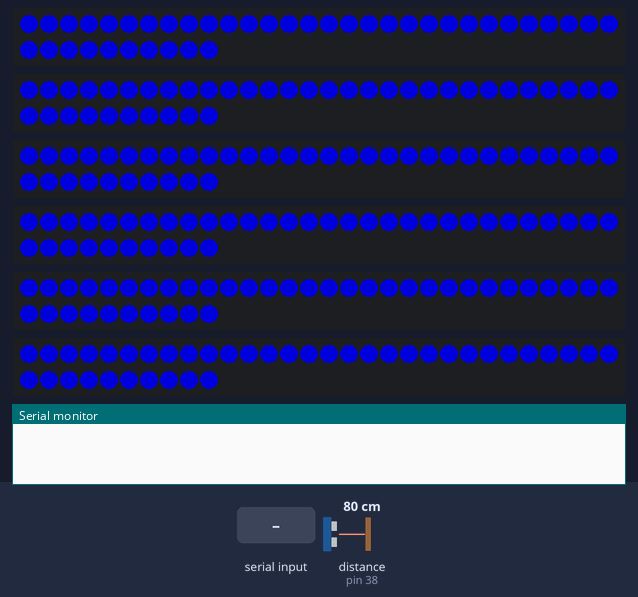
The sketch below on a simulated Arduino Mega 2560, built with avr-gcc and run on an emulated ATmega2560. Parts: 6 × 40 RGB LEDs in strip order, left to right, continuing on the next row, the last lines printed to the serial monitor. The inputs (shaded band) are chosen by the test bench; at power-on: distance to the obstacle (sensor on pin 38) 80 cm. Dim RGB values are drawn brighter than linear; random numbers use the default seed unless the sketch sets one.

Above: at 2.1 s.
2.2 s: "8\n" received over the second serial link
At 3.2 s:
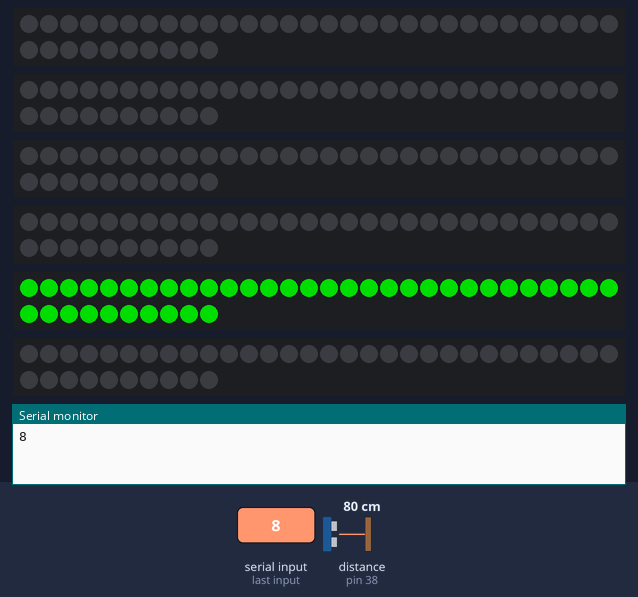
4.1 s: "3\n" received over the second serial link
At 5.4 s:
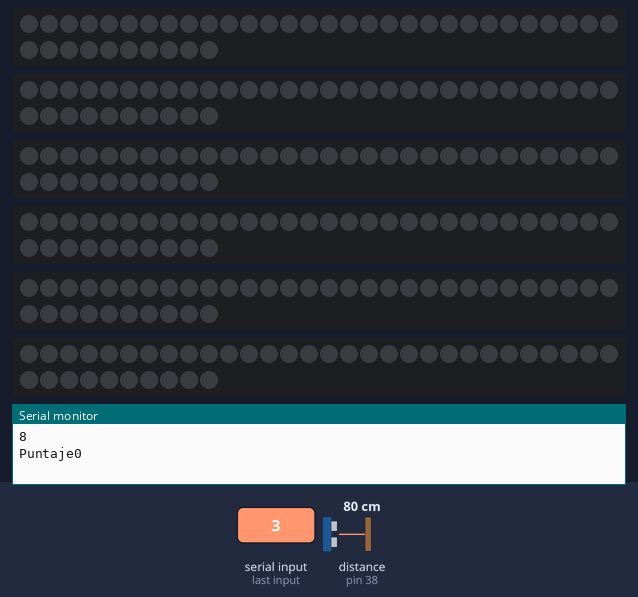
Timing chart, 0 to 7.1 s (numbered marks = the images above; inputs shaded):
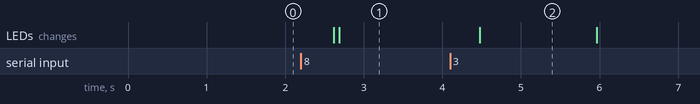

Measured:
- after the input at 2.2 s, the LEDs: first change after 0.42 s (image 1 shows a later state)
- after the input at 4.1 s, the LEDs: change after 0.38 s (image 2)
- what the display in image 2 shows lasts 1.5 s, from 4.5 s to 6.0 s

The sketch:

aros_valen.ino
```cpp
#include <NewPing.h>
#include <TimerOne.h>
#include <Adafruit_NeoPixel.h>


// ESTADOS

int state;
#define WAITING_SERIAL 0
#define START_GAME 1
#define GAME 2
#define END_GAME 3

// NEOPIXELS

#define NP_PIN_1 23
#define NP_PIN_2 25
#define NP_PIN_3 27
#define NP_PIN_4 29
#define NP_PIN_5 31
#define NP_PIN_6 33

#define PIXELS_NUM 40
#define STICK_NUM 6

Adafruit_NeoPixel pixels[STICK_NUM] = {
  Adafruit_NeoPixel(PIXELS_NUM, NP_PIN_1, NEO_GRB + NEO_KHZ800),
  Adafruit_NeoPixel(PIXELS_NUM, NP_PIN_2, NEO_GRB + NEO_KHZ800),
  Adafruit_NeoPixel(PIXELS_NUM, NP_PIN_3, NEO_GRB + NEO_KHZ800),
  Adafruit_NeoPixel(PIXELS_NUM, NP_PIN_4, NEO_GRB + NEO_KHZ800),
  Adafruit_NeoPixel(PIXELS_NUM, NP_PIN_5, NEO_GRB + NEO_KHZ800),
  Adafruit_NeoPixel(PIXELS_NUM, NP_PIN_6, NEO_GRB + NEO_KHZ800)
};

// ULTRASONIDOS

#define US_PIN_1 22
#define US_PIN_2 24
#define US_PIN_3 26
#define US_PIN_4 28
#define US_PIN_5 30
#define US_PIN_6 32
#define US_PIN_7 34
#define US_PIN_8 36
#define US_PIN_9 38
#define US_PIN_10 40
#define US_PIN_11 42
#define US_PIN_12 44

#define MAX_DISTANCE 200
#define SONAR_NUM 12

unsigned int measures[SONAR_NUM];
unsigned int flags[SONAR_NUM];


int medicion;

int estado = 0;
int z = 1;

int puntaje = 0;
int tiempoAnterior;
int randomSelect;

unsigned long timer_1 = 0;

NewPing sonar[SONAR_NUM] = {  // AGREGAR
  NewPing(US_PIN_1, US_PIN_1, MAX_DISTANCE),
  NewPing(US_PIN_2, US_PIN_2, MAX_DISTANCE),
  NewPing(US_PIN_3, US_PIN_3, MAX_DISTANCE),
  NewPing(US_PIN_4, US_PIN_4, MAX_DISTANCE),
  NewPing(US_PIN_5, US_PIN_5, MAX_DISTANCE),
  NewPing(US_PIN_6, US_PIN_6, MAX_DISTANCE),
  NewPing(US_PIN_7, US_PIN_7, MAX_DISTANCE),
  NewPing(US_PIN_8, US_PIN_8, MAX_DISTANCE),
  NewPing(US_PIN_9, US_PIN_9, MAX_DISTANCE),
  NewPing(US_PIN_10, US_PIN_10, MAX_DISTANCE),
  NewPing(US_PIN_11, US_PIN_11, MAX_DISTANCE),
  NewPing(US_PIN_12, US_PIN_12, MAX_DISTANCE)
};

void setup() {
  Serial.begin(9600);
  Serial3.begin(9600);

  randomSeed(analogRead(A0));


  Timer1.initialize(1000);
  Timer1.attachInterrupt(timer_interrupt);

  for (int i = 0; i < STICK_NUM; i++) {
    pixels[i].begin();
  }

  for (int i = 0; i < STICK_NUM; i++) {
    pixels[i].clear();
    pixels[i].show();
  }

  stby_neo(0, 0, 150);
  delay(500);
}

String msg;

void loop() {
  //Serial.println(timer_1);

  switch (estado) {
    case 0:

      if (Serial3.available()) {
        msg = Serial3.readStringUntil('\n');
        Serial.println(msg);
        if (msg.toInt() == 8) {
          estado = 1;
          timer_1 = 0;
          clear_neo();
          //Serial.println(-2);
        }
      }
      /*
      while (estado == 0) {
        z += 2;
        Serial.println(z);
        if (sonar[z].ping_cm() < 20 && sonar[z].ping_cm() != 0) {
          Serial.println("Detectado" + String(sonar[z].ping_cm()));
          estado = 1;
          timer_1 = 0;
          clear_neo();
          delay(1);
        } else {
          Serial.println("No detectado");
        }

        if(z > 11){
          z = 1;
        }
        delay(100);
      }
/*
      if (digitalRead(1) == LOW) {

        estado = 1;
        timer_1 = 0;
        clear_neo();
      }*/

      break;

    case 1:
      randomSelect = random(0, 5);

      if (randomSelect == 2 || randomSelect == 0) {
        estado = 1;
      } else {
        aroSelect(randomSelect);
        estado = 2;
      }
      break;

    case 2:

      medicion = sonar[randomSelect * 2].ping_cm();
      delay(50);

      if(Serial3.available()) {
        msg = Serial3.readStringUntil('\n');
        if (msg.toInt() == 3) {
          estado = 0;
          clear_neo();
          Serial.println("Puntaje" + String(puntaje));
          delay(1000);
          Serial3.println(String(puntaje));
          puntaje = 0;
          stby_neo(0, 0, 150);
        }
      }

      if (medicion < 43) {
        estado = 3;
      }
      break;

    case 3:
      medicion = sonar[(randomSelect * 2) + 1].ping_cm();
      delay(50);

      if (medicion < 35) {
        for (int i = 0; i < 4; i++) {
          aroSelect(randomSelect);
          delay(110);
          clear_neo();
          delay(30);
        }
        estado = 1;
        puntaje += 1;
      }
  }


}

void stby_neo(int r, int g, int b) {
  for (int i = 0; i < STICK_NUM; i++) {
    for (int j = 0; j < PIXELS_NUM; j++) {
      pixels[i].setPixelColor(j, pixels[i].Color(r, g, b));
      pixels[i].show();
    }
  }
}

void clear_neo() {

  for (int i = 0; i < STICK_NUM; i++) {
    for (int j = 0; j < PIXELS_NUM; j++) {
      pixels[i].setPixelColor(j, pixels[i].Color(0, 0, 0));
      pixels[i].show();
    }
  }
}

void aroSelect(int aro) {

  for (int j = 0; j < PIXELS_NUM; j++) {
    pixels[aro].setPixelColor(j, pixels[aro].Color(0, 150, 0));
    pixels[aro].show();
  }
}

void timer_interrupt() {
  timer_1++;
}
```
